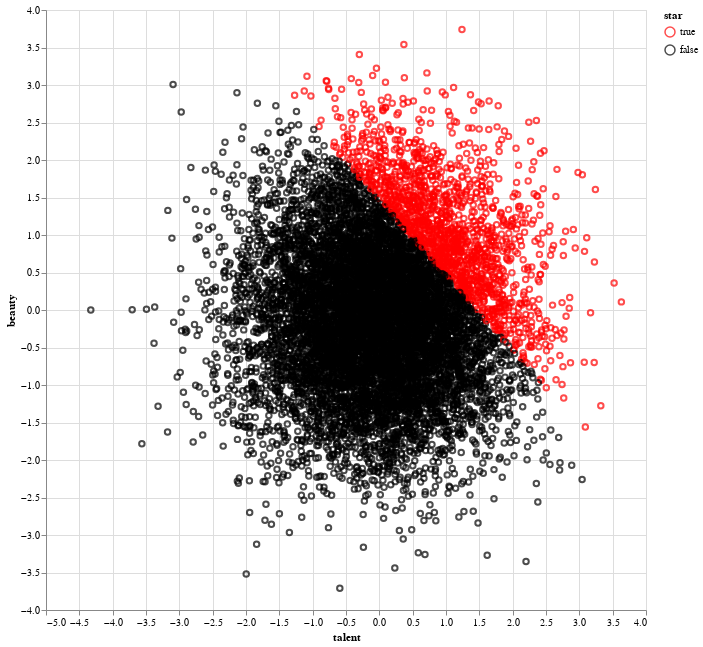

The notebook cell this image was saved under:
### Code cell
alt.Chart(df).mark_point().encode(
    x = alt.X("talent:Q"),
    y = alt.Y("beauty:Q"),
    color = alt.Color(
        "star:N", 
        scale = alt.Scale(     # manually set the colors for each value
            domain=[True,False],
            range=['red','black']
        )
    ),
).properties(width=600,height=600)

### Figure 1 — Vega-Lite specification as saved in the notebook (floating-point values rounded to 4 significant figures; data arrays with more than 128 entries replaced by an {"elided": "..."} marker saying what was removed)
{"config": {"view": {"continuousWidth": 400, "continuousHeight": 300}}, "data": {"name": "data-e2568b405f485610536cd770be5caaac"}, "mark": "point", "encoding": {"color": {"type": "nominal", "field": "star", "scale": {"domain": [true, false], "range": ["red", "black"]}}, "x": {"type": "quantitative", "field": "talent"}, "y": {"type": "quantitative", "field": "beauty"}}, "height": 600, "width": 600, "$schema": "https://vega.github.io/schema/vega-lite/v4.8.1.json", "datasets": {"data-e2568b405f485610536cd770be5caaac": {"elided": "10000 records"}}}
